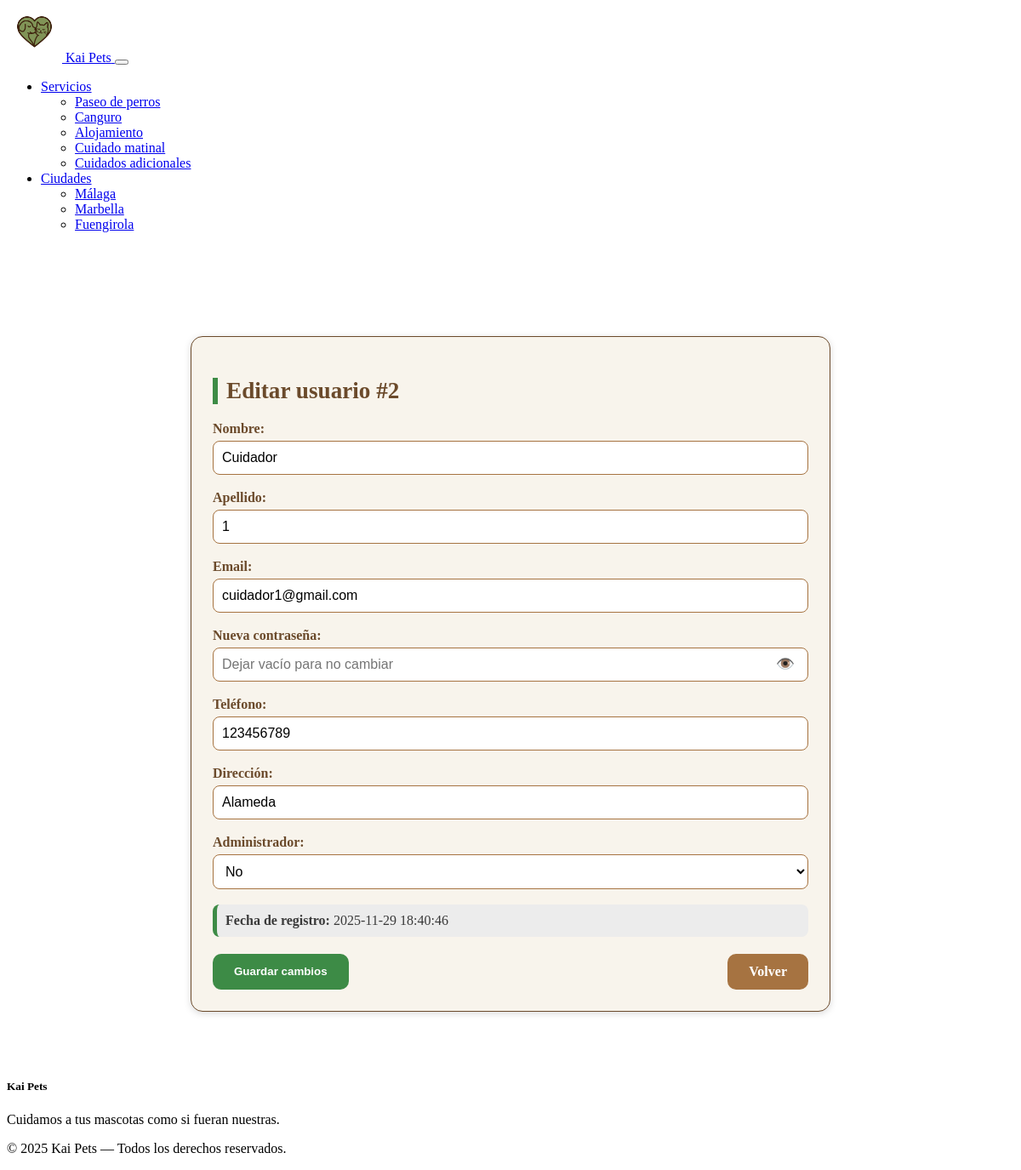
Page /php/modificar_usuarios.php?id=2 (signed in) on the committed database.
### tables this page shows
CREATE TABLE `usuarios` (
  `id` int(11) NOT NULL,
  `nombre` varchar(100) NOT NULL,
  `apellido` varchar(200) NOT NULL,
  `email` varchar(255) NOT NULL,
  `password` varchar(255) NOT NULL,
  `telefono` int(9) NOT NULL,
  `direccion` varchar(255) NOT NULL,
  `registro` timestamp NOT NULL DEFAULT current_timestamp(),
  `terminos` tinyint(1) NOT NULL DEFAULT 0,
  `admin` tinyint(1) NOT NULL DEFAULT 0,
  `cuidador` tinyint(1) NOT NULL DEFAULT 0,
  `ciudad_id` int(11) NOT NULL DEFAULT 1
);

### php/modificar_usuarios.php (the view, shortened to what this page needs)
<?php
require_once "conn_db.php";
$usuario_a_editar = null;
if ($_SERVER['REQUEST_METHOD'] === 'GET' && !empty($_GET['id'])) {
    $id = intval($_GET['id']);
    try {
        $stmt = $conn->prepare("SELECT * FROM usuarios WHERE id = :id");
        $stmt->execute([':id' => $id]);
        $usuario_a_editar = $stmt->fetch(PDO::FETCH_ASSOC);
    } catch (PDOException $e) {
        die("<p style='color:red;'>Error al cargar el usuario: " . htmlspecialchars($e->getMessage()) . "</p>");
    }
}
?>
<!DOCTYPE html>
<html lang="en">
<head>
    <link rel="stylesheet" href="../src/css/perfil.css">
</head>
<body>
    <?php include __DIR__ . '/../includes/header.php'; ?>
    <main class="main-content container">
        <?php if ($usuario_a_editar): ?>
            <form action="modificar_usuarios.php" method="post" class="form-card">
                <h2 class="form-title">Editar usuario #<?= htmlspecialchars($usuario_a_editar['id'] ?? '') ?></h2>
                <div class="form-group">
                    <label for="nombre">Nombre:</label>
                    <input type="text" id="nombre" name="nombre" value="<?= htmlspecialchars($_POST['nombre'] ?? $usuario_a_editar['nombre']) ?>" required>
                </div>
                <div class="form-group">
                    <label for="apellido">Apellido:</label>
                    <input type="text" id="apellido" name="apellido" value="<?= htmlspecialchars($_POST['apellido'] ?? $usuario_a_editar['apellido']) ?>" required>
                </div>
                <div class="form-group">
                    <label for="email">Email:</label>
                    <input type="email" id="email" name="email" value="<?= htmlspecialchars($_POST['email'] ?? $usuario_a_editar['email']) ?>" required>
                </div>
                <div class="form-group">
                    <label for="password">Nueva contraseña:</label>
                    <div class="input-password-group">
                        <input
                            type="password"
                            name="password"
                            id="password"
                            placeholder="Dejar vacío para no cambiar"
                        >
                        <button
                            type="button"
                            id="togglePassword"
                            class="btn-toggle-password"
                        >
                            👁️
                        </button>
                    </div>
                </div>
                <div class="form-group">
                    <label for="telefono">Teléfono:</label>
                    <input type="text" id="telefono" name="telefono" value="<?= htmlspecialchars($_POST['telefono'] ?? $usuario_a_editar['telefono']) ?>" required>
                </div>
                <div class="form-group">
                    <label for="direccion">Dirección:</label>
                    <input type="text" id="direccion" name="direccion" value="<?= htmlspecialchars($_POST['direccion'] ?? $usuario_a_editar['direccion']) ?>" required>
                </div>
                <div class="form-group">
                    <label for="admin">Administrador:</label>
                    <select id="admin" name="admin" class="select-field">
                        <option value="0" <?= ($usuario_a_editar['admin'] ?? 0) == 0 ? 'selected' : '' ?>>No</option>
                    </select>
                </div>
                <div class="form-info">
                    <strong>Fecha de registro:</strong> <?= htmlspecialchars($usuario_a_editar['registro']) ?>
                </div>
                <div class="form-actions">
                    <button type="submit" class="btn btn-primary">Guardar cambios</button>
                    <a href="../pags/perfil.php" class="btn btn-secondary">Volver</a>
                </div>
            </form>
        <?php endif; ?>
    </main>
    <?php include __DIR__ . '/../includes/footer.php'; ?>
</body>
</html>

### src/css/perfil.css (style rules this page uses)
:root { --crema: #f8f4ec; --marron: #a67341; --marron-oscuro: #6b4a2b; --verde: #3d8b46; --verde-claro: #52a85a; --gris: #ececec; --texto: #3a3a3a; }
.main-content { max-width: 900px; margin: 40px auto; padding: 20px; }
.container { display: block; width: 100%; }
.form-card { background: var(--crema); border: 1px solid var(--marron-oscuro); padding: 25px; border-radius: 14px; box-shadow: 0 2px 8px rgba(0,0,0,0.15); margin: 20px auto; width: 100%; max-width: 700px; }
.form-title { color: var(--marron-oscuro); border-left: 6px solid var(--verde); padding-left: 10px; margin-bottom: 20px; font-size: 1.7rem; font-weight: bold; }
.form-group { margin-bottom: 18px; display: flex; flex-direction: column; }
.form-group label { font-weight: bold; color: var(--marron-oscuro); margin-bottom: 5px; }
.form-group input, .form-group select { padding: 10px; border: 1px solid var(--marron); border-radius: 8px; background: white; font-size: 1rem; transition: 0.2s; }
.input-password-group { display: flex; align-items: center; position: relative; }
.input-password-group input { flex: 1; }
.btn-toggle-password { position: absolute; right: 10px; background: none; border: none; font-size: 1.1rem; cursor: pointer; color: var(--marron-oscuro); transition: 0.2s; }
.select-field { cursor: pointer; }
.form-info { background: var(--gris); border-left: 5px solid var(--verde); padding: 10px; margin-top: 15px; border-radius: 8px; color: var(--texto); }
.form-actions { display: flex; justify-content: space-between; margin-top: 20px; }
.btn { padding: 12px 25px; border-radius: 10px; font-weight: bold; cursor: pointer; text-decoration: none; border: none; transition: 0.2s; }
.btn-primary { background: var(--verde); color: white; }
.btn-secondary { background: var(--marron); color: white; }

### rows in the picture
usuarios: id "2", nombre "Cuidador", apellido "1", email "cuidador1@gmail.com", telefono "123456789", direccion "Alameda", admin "No", registro "2025-11-29 18:40:46"
